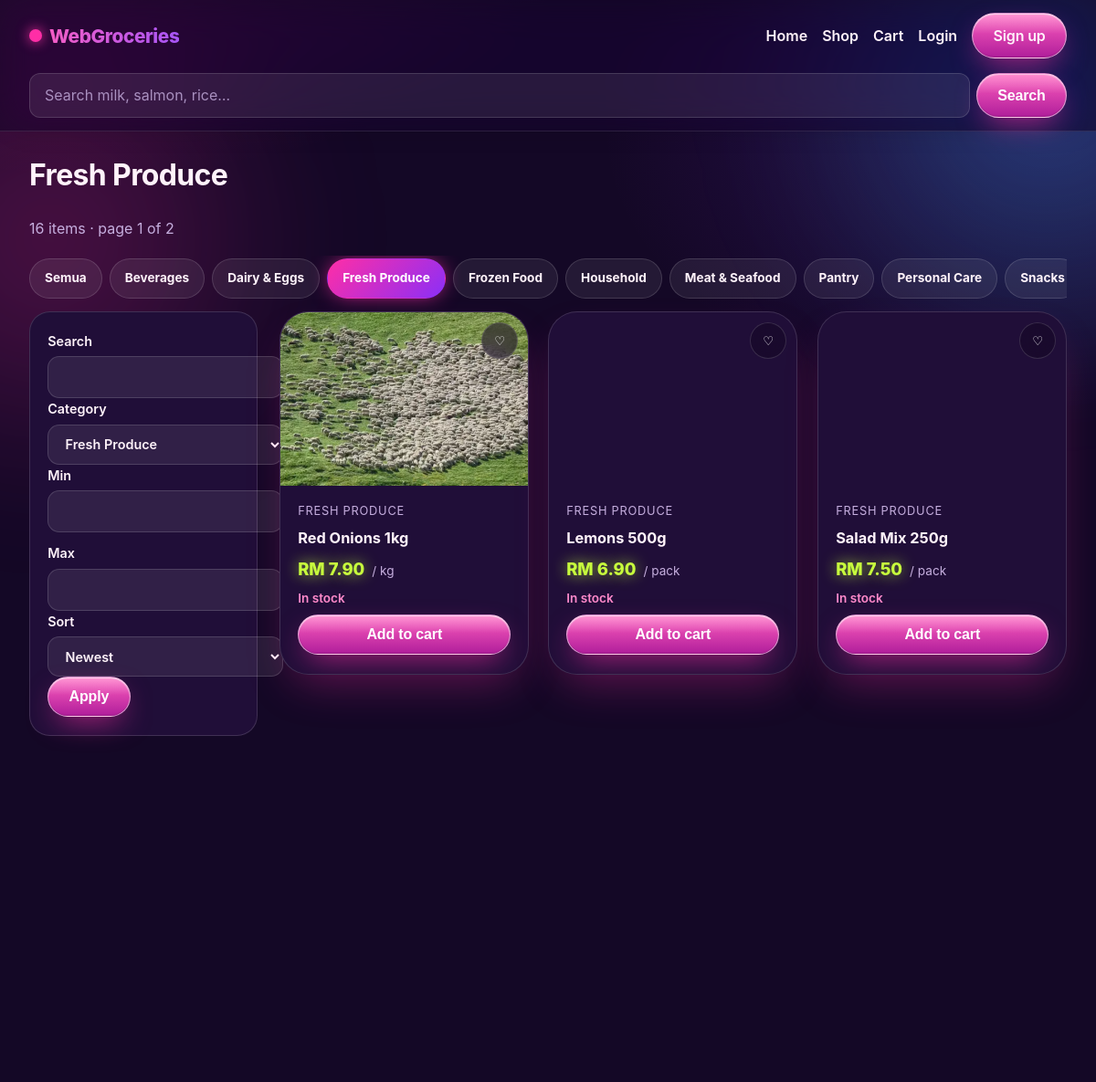
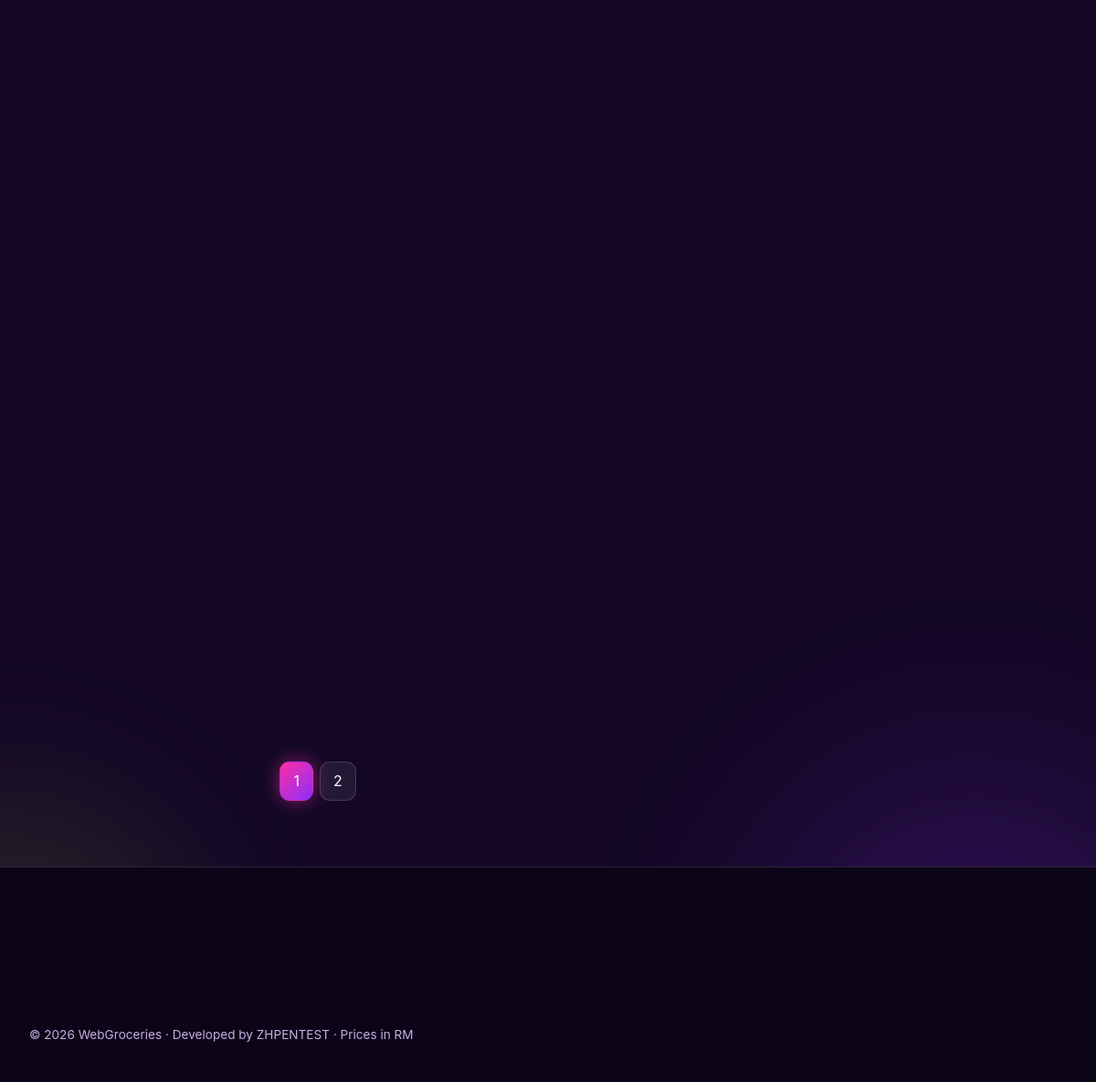
/category/fresh-produce, run on the app's committed database (2 pictures, top to bottom).
### tables this page shows
CREATE TABLE categories (
  id BIGINT UNSIGNED AUTO_INCREMENT PRIMARY KEY,
  name VARCHAR(120) NOT NULL,
  slug VARCHAR(140) NOT NULL UNIQUE,
  description TEXT NULL,
  image VARCHAR(255) NULL,
  status ENUM('active','inactive') NOT NULL DEFAULT 'active',
  created_at TIMESTAMP DEFAULT CURRENT_TIMESTAMP,
  updated_at TIMESTAMP DEFAULT CURRENT_TIMESTAMP ON UPDATE CURRENT_TIMESTAMP,
  INDEX idx_cat_slug (slug), INDEX idx_cat_status (status)
);

CREATE TABLE products (
  id BIGINT UNSIGNED AUTO_INCREMENT PRIMARY KEY,
  category_id BIGINT UNSIGNED NOT NULL,
  brand VARCHAR(120) NULL,
  name VARCHAR(190) NOT NULL,
  slug VARCHAR(210) NOT NULL UNIQUE,
  description TEXT NULL,
  price DECIMAL(10,2) NOT NULL CHECK (price >= 0),
  discount_price DECIMAL(10,2) NULL CHECK (discount_price IS NULL OR discount_price >= 0),
  stock_quantity INT NOT NULL DEFAULT 0 CHECK (stock_quantity >= 0),
  low_stock_threshold INT NOT NULL DEFAULT 10,
  unit VARCHAR(30) NOT NULL DEFAULT 'pc',
  image VARCHAR(255) NULL,
  status ENUM('active','inactive') NOT NULL DEFAULT 'active',
  is_featured TINYINT(1) NOT NULL DEFAULT 0,
  is_bestseller TINYINT(1) NOT NULL DEFAULT 0,
  created_at TIMESTAMP DEFAULT CURRENT_TIMESTAMP,
  updated_at TIMESTAMP DEFAULT CURRENT_TIMESTAMP ON UPDATE CURRENT_TIMESTAMP,
  CONSTRAINT fk_prod_cat FOREIGN KEY (category_id) REFERENCES categories(id) ON DELETE RESTRICT,
  INDEX idx_prod_slug (slug), INDEX idx_prod_cat (category_id),
  INDEX idx_prod_status (status), FULLTEXT idx_prod_search (name, description, brand)
);

### app/Controllers/ShopController.php (called while the page is built, shortened)
<?php
final class ShopController {
  public static function category(string $slug): void {
    $st = Database::pdo()->prepare('SELECT * FROM categories WHERE slug=? AND status="active" LIMIT 1');
    $st->execute([$slug]); $cat = $st->fetch();
    $page = max(1, (int)($_GET['page'] ?? 1));
    $r = Product::list(['category' => $slug, 'sort' => $_GET['sort'] ?? 'new'], $page, 12);
    $cats = Database::pdo()->query('SELECT * FROM categories WHERE status="active" ORDER BY name')->fetchAll();
    view('shop', ['title' => $cat['name'], 'items' => $r['items'], 'total' => $r['total'], 'pages' => $r['pages'], 'page' => $page, 'cats' => $cats, 'f' => ['cat' => $slug, 'q' => '', 'sort' => $_GET['sort'] ?? 'new'], 'heading' => $cat['name']]);
  }
}

### app/Core/Database.php (called while the page is built, shortened)
<?php
final class Database {
  private static ?PDO $pdo = null;
  public static function pdo(): PDO {
    if (self::$pdo) return self::$pdo;
    $host = $_ENV['DB_HOST'] ?? '127.0.0.1';
    $port = $_ENV['DB_PORT'] ?? '3306';
    $db = $_ENV['DB_NAME'] ?? 'webgroceries';
    $user = $_ENV['DB_USER'] ?? 'root';
    $pass = $_ENV['DB_PASS'] ?? '';
    $dsn = "mysql:host=$host;port=$port;dbname=$db;charset=utf8mb4";
    self::$pdo = new PDO($dsn, $user, $pass, [
      PDO::ATTR_ERRMODE => PDO::ERRMODE_EXCEPTION,
      PDO::ATTR_DEFAULT_FETCH_MODE => PDO::FETCH_ASSOC,
      PDO::ATTR_EMULATE_PREPARES => false,
    ]);
    return self::$pdo;
  }
}

### app/Models/Product.php (called while the page is built, shortened)
<?php
final class Product {
  public static function effectivePrice(array $p): float {
    if ($p['discount_price'] !== null && (float)$p['discount_price'] < (float)$p['price']) return (float)$p['discount_price'];
    return (float)$p['price'];
  }
  public static function list(array $f = [], int $page = 1, int $per = 12): array {
    $pdo = Database::pdo();
    $where = ['p.status = "active"']; $params = [];
    if (!empty($f['category'])) { $where[] = 'c.slug = ?'; $params[] = $f['category']; }
    $sort = match ($f['sort'] ?? 'new') {
      'price_asc' => 'COALESCE(p.discount_price,p.price) ASC',
      'price_desc' => 'COALESCE(p.discount_price,p.price) DESC',
      'name' => 'p.name ASC', default => 'p.id DESC',
    };
    $w = 'WHERE ' . implode(' AND ', $where);
    $cnt = $pdo->prepare("SELECT COUNT(*) c FROM products p JOIN categories c ON c.id=p.category_id $w");
    $cnt->execute($params); $total = (int)$cnt->fetch()['c'];
    $off = ($page - 1) * $per;
    $st = $pdo->prepare("SELECT p.*, c.name cat_name, c.slug cat_slug FROM products p JOIN categories c ON c.id=p.category_id $w ORDER BY $sort LIMIT $per OFFSET $off");
    $st->execute($params);
    return ['items' => $st->fetchAll(), 'total' => $total, 'pages' => max(1, (int)ceil($total / $per))];
  }
}

### app/Models/Cart.php (called while the page is built, shortened)
<?php
final class Cart {
  private static function owner(): array {
    return ['col' => 'session_id', 'val' => $_SESSION['guest_cart']];
  }
  public static function items(): array {
    $o = self::owner(); $pdo = Database::pdo();
    $st = $pdo->prepare("SELECT ci.*, p.name, p.slug, p.image, p.price, p.discount_price, p.stock_quantity, p.unit FROM cart_items ci JOIN products p ON p.id=ci.product_id WHERE ci.{$o['col']}=?");
    $st->execute([$o['val']]); return $st->fetchAll();
  }
  public static function totals(?string $coupon = null): array {
    $items = self::items(); $sub = 0;
    $disc = 0;
    return ['items' => $items, 'count' => array_sum(array_column($items, 'quantity')), 'subtotal' => $sub, 'discount' => $disc];
  }
}

### app/Views/components.php (the view, shortened to what this page needs)
<?php function pcard(array $p): void { $eff = \App\Models\Product::effectivePrice($p); $off = $p['discount_price'] ? round(100*(1-$p['discount_price']/$p['price'])) : 0; ?>
<article class="pcard" style="--i:0">
<a href="/product/<?= e($p['slug']) ?>"><?= pimg($p['image'] ?? '', $p['name'] ?? '', 'loading="lazy"') ?></a>
<button class="wish" data-wish="<?= (int)$p['id'] ?>" aria-label="wishlist">♡</button>
<div class="pbody"><span class="cat"><?= e($p['cat_name'] ?? $p['brand'] ?? '') ?></span>
<a class="pname" href="/product/<?= e($p['slug']) ?>"><?= e($p['name']) ?></a>
<div class="price"><?php if ($p['discount_price']): ?><s><?= money((float)$p['price']) ?></s><?php endif; ?><b><?= money($eff) ?></b><span class="unit">/ <?= e($p['unit']) ?></span></div>
<div class="stock <?= (int)$p['stock_quantity'] === 0 ? 'out' : ((int)$p['stock_quantity'] <= ($p['low_stock_threshold'] ?? 10) ? 'low' : '') ?>"><?= (int)$p['stock_quantity'] === 0 ? 'Out of stock' : ((int)$p['stock_quantity'] <= ($p['low_stock_threshold'] ?? 10) ? 'Only ' . (int)$p['stock_quantity'] . ' left' : 'In stock') ?></div>
<button class="btn add" data-add="<?= (int)$p['id'] ?>" <?= (int)$p['stock_quantity'] === 0 ? 'disabled' : '' ?>>Add to cart</button>
</div></article><?php } ?>

### app/Views/shop.php (shortened to what this page needs)
<?php require dirname(__FILE__) . '/components.php'; ?>
<h1><?= e($heading ?? 'Shop all groceries') ?></h1>
<p class="muted"><?= (int)$total ?> items · page <?= (int)$page ?> of <?= (int)$pages ?></p>
<div class="catchips"><a href="/shop" class="<?= empty($f['cat']) ? 'on' : '' ?>">Semua</a><?php foreach ($cats as $c): ?><a href="/category/<?= e($c['slug']) ?>" class="<?= ($f['cat'] ?? '') === $c['slug'] ? 'on' : '' ?>"><?= e($c['name']) ?></a><?php endforeach; ?></div>
<div class="shopwrap">
<aside><details class="filters" open><summary>Tapisan &amp; susunan</summary><form method="get" action="/shop" id="filterForm">
<label>Search<input name="q" value="<?= e($f['q'] ?? '') ?>"></label>
<label>Category<select name="cat"><option value="">All</option><?php foreach ($cats as $c): ?><option value="<?= e($c['slug']) ?>" <?= ($f['cat'] ?? '') === $c['slug'] ? 'selected' : '' ?>><?= e($c['name']) ?></option><?php endforeach; ?></select></label>
<div class="row"><label>Min<input name="min" type="number" step="0.01" value="<?= e($f['min'] ?? '') ?>"></label><label>Max<input name="max" type="number" step="0.01" value="<?= e($f['max'] ?? '') ?>"></label></div>
<label>Sort<select name="sort"><option value="new">Newest</option></select></label>
<button class="btn">Apply</button></form></details></aside>
<div><div class="pgrid" id="grid"><?php foreach ($items as $p) pcard($p); ?></div>
<div class="pager"><?php for ($i = 1; $i <= $pages; $i++): ?><a class="<?= $i === $page ? 'on' : '' ?>" href="?<?= http_build_query(array_merge($_GET, ['page' => $i])) ?>"><?= $i ?></a><?php endfor; ?></div></div>
</div>

### app/Core/helpers.php (shortened to what this page needs)
<?php
function e(?string $s): string { return htmlspecialchars((string)$s, ENT_QUOTES, 'UTF-8'); }
function view(string $name, array $data = []): void {
  extract($data, EXTR_SKIP);
  $base = dirname(__DIR__) . '/Views/';
  require $base . 'layout/header.php';
  require $base . $name . '.php';
  require $base . 'layout/footer.php';
}
function money(float $n): string { return 'RM ' . number_format($n, 2); }
function pimg(string $src, string $alt, string $attrs = ''): string {
  $a = e($alt);
  if (str_ends_with($src, '.jpg')) {
    $w = substr($src, 0, -4) . '.webp';
    $full = dirname(__DIR__, 2) . '/public' . strtok($w, '?');
    if (is_file($full)) {
      return '<picture><source srcset="' . e($w) . '" type="image/webp"><img src="' . e($src) . '" alt="' . $a . '" decoding="async" ' . $attrs . '></picture>';
    }
  }
  return '<img src="' . e($src) . '" alt="' . $a . '" decoding="async" ' . $attrs . '>';
}
function asset(string $p): string {
  $f = dirname(__DIR__, 2) . '/public' . strtok($p, '?');
  return $p . '?v=' . (@filemtime($f) ?: 1);
}

### data on the page
categories: name "Fresh Produce"
categories: name "Beverages"
categories: name "Dairy & Eggs"
categories: name "Frozen Food"
categories: name "Household"
categories: name "Meat & Seafood"
categories: name "Pantry"
categories: name "Personal Care"
categories: name "Snacks"
products: shows a picture, category.name "FRESH PRODUCE", name "Red Onions 1kg", price "RM 7.90", unit "kg", stock_quantity "In stock"
products: shows a picture, category.name "FRESH PRODUCE", name "Lemons 500g", price "RM 6.90", unit "pack", stock_quantity "In stock"
products: shows a picture, category.name "FRESH PRODUCE", name "Salad Mix 250g", price "RM 7.50", unit "pack", stock_quantity "In stock"

### other printed values
$total "16"
$page "1"
$pages "2"
form field cat "Fresh Produce"
